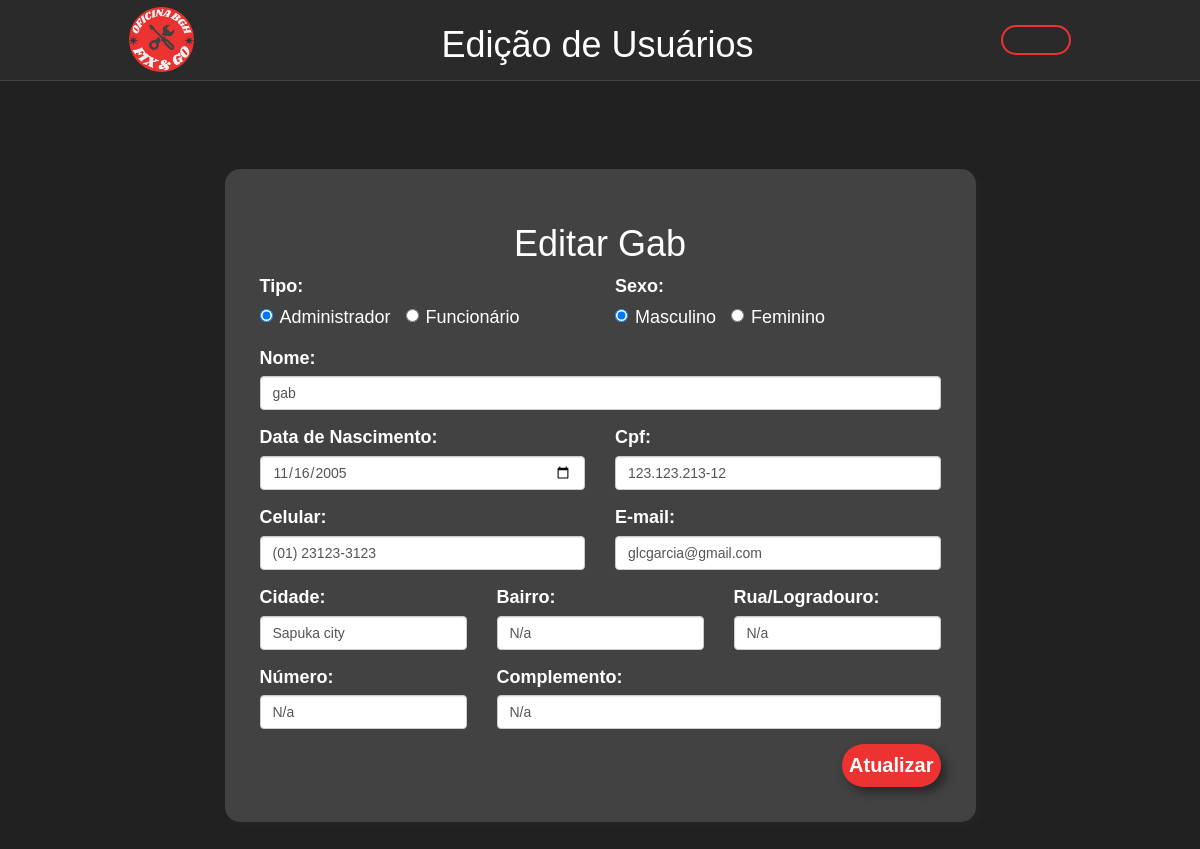
/editar/editarUsuario.php?id=2 (signed in), run on the app's committed database.
### tables this page shows
CREATE TABLE `usuarios` (
  `id` int(11) NOT NULL,
  `nome` varchar(300) NOT NULL,
  `tipo` varchar(255) NOT NULL,
  `senha` varchar(300) NOT NULL,
  `sexo` varchar(20) NOT NULL,
  `dataNasc` date NOT NULL,
  `email` varchar(400) NOT NULL,
  `endCidade` varchar(400) NOT NULL,
  `endBairro` varchar(400) NOT NULL,
  `endNum` varchar(10) NOT NULL,
  `endComplemento` varchar(400) NOT NULL,
  `endrua` varchar(400) NOT NULL,
  `celular` varchar(15) NOT NULL,
  `cpf` varchar(14) NOT NULL,
  `reset_token` varchar(255) DEFAULT NULL,
  `reset_expira` datetime DEFAULT NULL
);

### classes/Usuario.php (called while the page is built, shortened)
<?php
class Usuario
{
    private $conn;
    private $table_name = "usuarios";
    public function __construct($db)
    {
        $this->conn = $db;
    }
    public function lerPorId($id)
    {
        $query = "SELECT * FROM " . $this->table_name . " WHERE id = ?";
        $stmt = $this->conn->prepare($query);
        $stmt->execute([$id]);
        $resultado = $stmt->fetch(PDO::FETCH_ASSOC);
        return $resultado ?: false;
    }
}
?>

### editar/editarUsuario.php (the view, shortened to what this page needs)
<?php
include_once '../config/config.php';
include_once '../classes/Usuario.php';
$usuario = new Usuario($db);
if (isset($_GET['id'])) {
    $id = $_GET['id'];
    $dadosUsuario = $usuario->lerPorId($id);
}
?>
<!DOCTYPE html>
<html lang="pt-br">
<head>
    <link rel="stylesheet" href="../styles/styleCadUsuario.css">
        <link rel="stylesheet" href="https://maxcdn.bootstrapcdn.com/bootstrap/3.3.7/css/bootstrap.min.css">
    <link rel="stylesheet" href="https://cdnjs.cloudflare.com/ajax/libs/font-awesome/4.5.0/css/font-awesome.min.css">
    <link rel="stylesheet" href="../styles/styleCadUsuario.css">
</head>
<body>
<header>
        <img src="../assets/img/logo.png" alt="Logo" class="small-img">
        <h1 class="le">Edição de Usuários</h1>
        <a href="../gerenciamento/gerenciarUsuarios.php" class="btn-voltar"><ion-icon name="arrow-undo"></ion-icon></a>
    </header>
    <main style="height: 100vh;">
        <div class="container mx-auto shadow algin-middle">
            <h1 class="text-center">Editar <?php echo htmlspecialchars(ucfirst($dadosUsuario['nome'])); ?></h1>
            <form method="POST">
                <div class="row">
                    <div class="col-md-6">
                        <label>Tipo:</label>
                        <div class="form-group">
                            <label class="radio-inline">
                                <input type="radio" id="admin" name="tipo" value="admin" <?php echo $dadosUsuario['tipo'] == 'admin' ? 'checked' : ''; ?> required> Administrador
                            </label>
                            <label class="radio-inline">
                                <input type="radio" id="funcionario" name="tipo" value="funcionario" <?php echo $dadosUsuario['tipo'] == 'funcionario' ? 'checked' : ''; ?> required> Funcionário
                            </label>
                        </div>
                    </div>
                    <div class="col-md-6">
                        <label>Sexo:</label>
                        <div class="form-group">
                            <label class="radio-inline">
                                <input type="radio" id="masculino" name="sexo" value="M" <?php echo $dadosUsuario['sexo'] == 'M' ? 'checked' : ''; ?> required> Masculino
                            </label>
                            <label class="radio-inline">
                                <input type="radio" id="feminino" name="sexo" value="F" <?php echo $dadosUsuario['sexo'] == 'F' ? 'checked' : ''; ?> required> Feminino
                            </label>
                        </div>
                    </div>
                </div>
                <div class="row">
                    <div class="col-md-12">
                        <div class="form-group">
                            <label for="nome">Nome:</label>
                            <input type="text" name="nome" id="nome" class="form-control" placeholder="Nome..."
                                required value="<?php echo htmlspecialchars($dadosUsuario['nome']); ?>">
                        </div>
                    </div>
                </div>
                <div class="row">
                    <div class="col-md-6">
                        <div class="form-group">
                            <label for="dataNasc">Data de Nascimento:</label>
                            <input type="date" name="dataNasc" id="dataNasc" class="form-control" required value="<?php echo htmlspecialchars($dadosUsuario['dataNasc']); ?>">
                        </div>
                    </div>
                    <div class="col-md-6">
                        <div class="form-group">
                            <label for="cpf">Cpf:</label>
                            <input type="text" name="cpf" id="cpf" class="form-control"
                                oninput="applyMask(this, cpfMask)" placeholder="Cpf..." maxlength="14" required value="<?php echo htmlspecialchars($dadosUsuario['cpf']); ?>">
                        </div>
                    </div>
                </div>
                <div class="row">
                    <div class="col-md-6">
                        <div class="form-group">
                            <label for="celular">Celular:</label>
                            <input type="text" name="celular" id="celular" class="form-control"
                                placeholder="Telefone..." maxlength="15" oninput="applyMask(this, phoneMask)" required value="<?php echo htmlspecialchars($dadosUsuario['celular']); ?>">
                        </div>
                    </div>
                    <div class="col-md-6">
                        <div class="form-group">
                            <label for="email">E-mail:</label>
                            <input type="email" name="email" id="email" class="form-control" placeholder="E-Mail..."
                                required value="<?php echo htmlspecialchars($dadosUsuario['email']); ?>">
                        </div>
                    </div>
                </div>
                <div class="row">
                    <div class="col-md-4">
                        <div class="form-group">
                            <label for="endCidade">Cidade:</label>
                            <input type="text" name="endCidade" id="endCidade" class="form-control"
                                placeholder="Cidade..." required value="<?php echo htmlspecialchars($dadosUsuario['endCidade']); ?>">
                        </div>
                    </div>
                    <div class="col-md-4">
                        <div class="form-group">
                            <label for="endBairro">Bairro:</label>
                            <input type="text" name="endBairro" id="endBairro" class="form-control"
                                placeholder="Bairro..." required value="<?php echo htmlspecialchars($dadosUsuario['endBairro']); ?>">
                        </div>
                    </div>
                    <div class="col-md-4">
                        <div class="form-group">
                            <label for="endrua">Rua/Logradouro:</label>
                            <input type="text" name="endrua" id="endrua" class="form-control"
                                placeholder="Rua/Logradouro..." required value="<?php echo htmlspecialchars($dadosUsuario['endrua']); ?>">
                        </div>
                    </div>
                </div>
                <div class="row">
                    <div class="col-md-4">
                        <div class="form-group">
                            <label for="endNum">Número:</label>
                            <input type="text" name="endNum" id="endNum" class="form-control" placeholder="Número..."
                                required value="<?php echo htmlspecialchars($dadosUsuario['endNum']); ?>">
                        </div>
                    </div>
                    <div class="col-md-8">
                        <div class="form-group">
                            <label for="endComplemento">Complemento:</label>
                            <input type="text" name="endComplemento" id="endComplemento" class="form-control"
                                placeholder="Complemento..." required value="<?php echo htmlspecialchars($dadosUsuario['endComplemento']); ?>">
                        </div>
                    </div>
                </div>
                <button type="submit" class="btn-cad">
                <ion-icon name="pencil"></ion-icon> Atualizar
                </button>
            </form>
        </div>
    </main>
</body>
</html>

### styles/styleCadUsuario.css (style rules this page uses)
* { margin: 0; padding: 0; font-family: "Kanit", sans-serif; }
main { display: flex; justify-content: center; align-items: center; flex-direction: column; background: #212121; }
header { display: flex; flex-direction: row; justify-content: space-around; align-items: center; background-color: #2b2a2a; border-bottom: solid #424242 1px; padding: 5px; color: white; }
.small-img { height: 65px; width: 65px; }
.btn-voltar { float: right; display: flex; align-items: center; justify-content: center; padding: 2px; text-decoration: none; background-color: transparent; height: 30px; width: 70px; border-radius: 50px; border: solid 2px #ed3232; color: #ed3232; transition: all 0.6s ease; }
.btn-cad { float: right; display: flex; align-items: center; justify-content: center; padding: 7px; text-decoration: none; background-color: #ed3232; height: auto; width: auto; border-radius: 50px; color: white; font-size: 2rem; border: none; box-shadow: 5px 5px 10px #272727; font-weight: 600; transition: all 0.6s ease; }
h1 { color: white; }
.container { display: flex; justify-content: center; align-items: center; flex-direction: column; background-color: #424242; padding: 35px; border-radius: 15px; margin: 80px auto 50px auto; height: auto; width: auto; font-size: 18px; box-shadow: 4px 4px 5px #252525; }
.form-control { transition: all 0.6s ease; }
.row { display: flex; flex-direction: row; }
label { color: white; }

### data on the page
usuarios: nome "Gab", tipo "☑ Administrador", tipo "☐ Funcionário", sexo "☑ Masculino", sexo "☐ Feminino", nome "gab", dataNasc "11/16/2005", cpf "123.123.213-12", celular "(01) 23123-3123", email "glcgarcia@gmail.com", endCidade "Sapuka city", endBairro "N/a", endrua "N/a", endNum "N/a", endComplemento "N/a"
